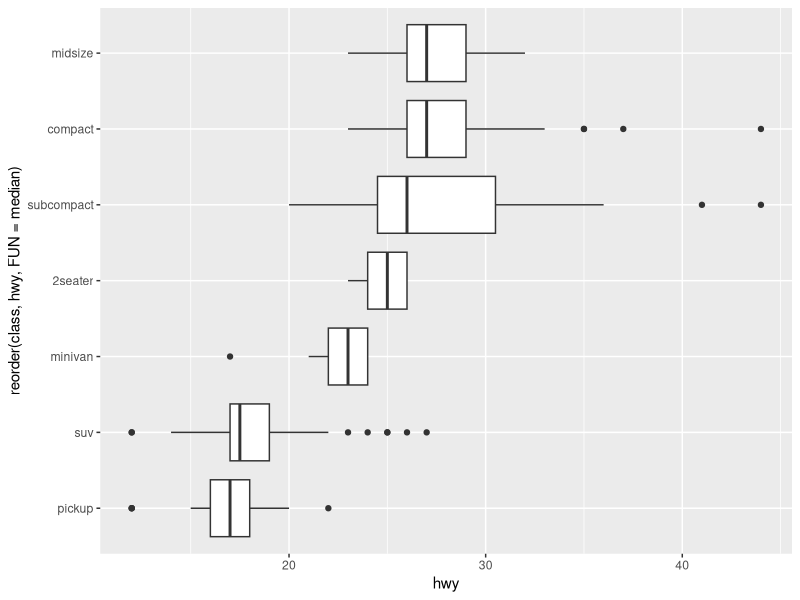

Here is the R script that generated this plot:
library(tidyverse)

ggplot(data = mpg) +
  geom_boxplot(
    mapping = aes(
      x = reorder(class, hwy, FUN = median),
      y = hwy
    )
  ) +
  coord_flip()